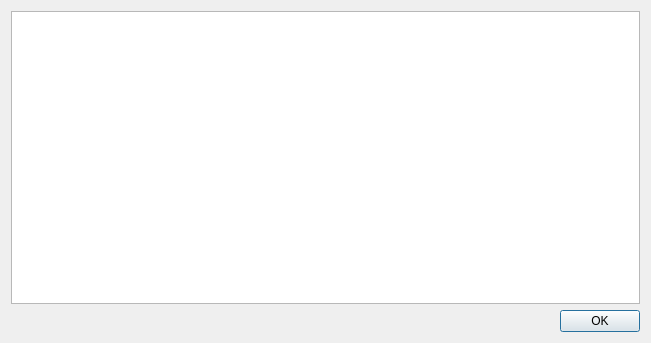
<?xml version="1.0" encoding="UTF-8"?>
<ui version="4.0">
 <class>ExecCommandDialog</class>
 <widget class="QDialog" name="ExecCommandDialog">
  <property name="geometry">
   <rect>
    <x>0</x>
    <y>0</y>
    <width>651</width>
    <height>343</height>
   </rect>
  </property>
  <property name="windowTitle">
   <string>Command execution</string>
  </property>
  <property name="styleSheet">
   <string notr="true">
QWidget {
    background-color: #323232;
    color: #BAF73C;
}

QToolBar {
    border:0px;
}

QGraphicsView, QTextEdit, QPlainTextEdit, QTreeWidget, QListWidget, QLineEdit, QSpinBox, QComboBox {
    background-color: #282828;
}

QLabel, QMenu, QStatusBar {
  color: #BAF73C;
}

QMenuBar::item {
    background-color: #323232;
}

QMenu::item:selected {
    color: #f2f2f2;
    background-color: #383838;
}

QToolButton:hover {
    background-color: #383838;
}

QGroupBox {
    color: #BAF73C;
    font: bold 12px;
    padding: 15px;
    border-style: none;
}

QAbstractScrollArea::corner {
    background: #323232;
}

QScrollBar::add-page:horizontal, QScrollBar::sub-page:horizontal, QScrollBar::add-page:vertical, QScrollBar::sub-page:vertical {
  background: none;
}

QComboBox {
    selection-color: #f2f2f2;
    selection-background-color: #323232;
}

QComboBox QAbstractItemView {
    background-color: #282828;
}

QDockWidget, QMenuBar, QPushButton, QToolButton, QTabWidget, QHeaderView::section {
    color: #BAF73C;
    font: bold 11px;
}

QTabBar {
    color: #BAF73C;
}

QRadioButton, QCheckBox {
  color: #BAF73C;
}

QRadioButton::disabled, QCheckBox::disabled {
  color: gray;
}
// bg-color=#282828
// fg-color=#BAF73C
// tool-bar=#323232
// selection-bg=#383838 
// selection-fg=#f2f2f2
 </string>
  </property>
  <property name="modal">
   <bool>true</bool>
  </property>
  <layout class="QGridLayout" name="gridLayout">
   <item row="0" column="0" colspan="2">
    <widget class="QPlainTextEdit" name="uiOutputTextEdit"/>
   </item>
   <item row="1" column="1">
    <widget class="QDialogButtonBox" name="uiButtonBox">
     <property name="orientation">
      <enum>Qt::Horizontal</enum>
     </property>
     <property name="standardButtons">
      <set>QDialogButtonBox::Ok</set>
     </property>
    </widget>
   </item>
  </layout>
 </widget>
 <resources>
  <include location="../../resources/resources.qrc"/>
 </resources>
 <connections>
  <connection>
   <sender>uiButtonBox</sender>
   <signal>accepted()</signal>
   <receiver>ExecCommandDialog</receiver>
   <slot>accept()</slot>
   <hints>
    <hint type="sourcelabel">
     <x>248</x>
     <y>254</y>
    </hint>
    <hint type="destinationlabel">
     <x>157</x>
     <y>274</y>
    </hint>
   </hints>
  </connection>
  <connection>
   <sender>uiButtonBox</sender>
   <signal>rejected()</signal>
   <receiver>ExecCommandDialog</receiver>
   <slot>reject()</slot>
   <hints>
    <hint type="sourcelabel">
     <x>316</x>
     <y>260</y>
    </hint>
    <hint type="destinationlabel">
     <x>286</x>
     <y>274</y>
    </hint>
   </hints>
  </connection>
 </connections>
</ui>
